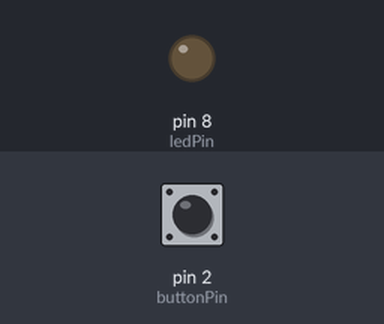
Simulated run of this sketch. Board: Arduino Uno, built with avr-gcc and run on an emulated ATmega328P. Shown: output pins drawn as LEDs (lit = HIGH). The test bench sets the inputs (shaded band); at power-on: pin 2 (buttonPin) LOW.

Above: at 1.2 s.
1.3 s: pin 2 (buttonPin) pulled HIGH for 3.2 s
At 2.9 s:
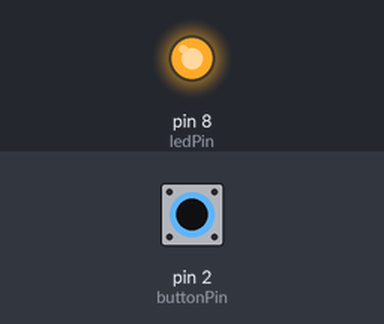
7.5 s: pin 2 (buttonPin) pulled HIGH for 0.15 s
At 10.1 s:
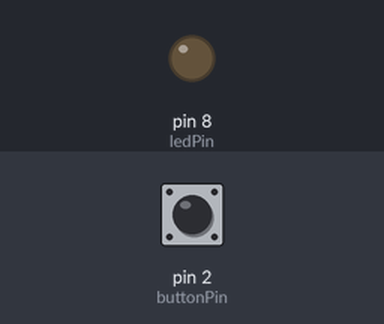
10.6 s: pin 2 (buttonPin) pulled HIGH for 1 s
At 12.3 s:
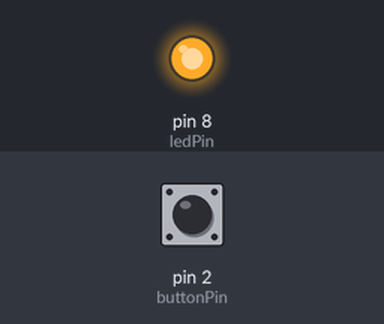
Timing chart, 0 to 14.5 s (numbered marks = the images above; inputs shaded):
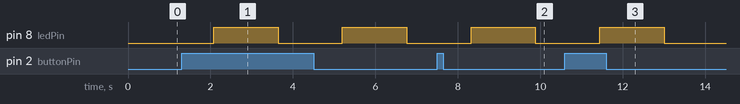

The sketch:

as.2.ino
```cpp
const int buttonPin = 2; // number of the pushbutton pin
const int ledPin = 8; // number of the led pin

int buttonState = 0; // variable for reading the pushbutton status

void setup() {
  pinMode(ledPin, OUTPUT);
  pinMode(buttonPin, INPUT);
}

void loop() {
  buttonState = digitalRead(buttonPin);

  if (buttonState == HIGH) {
    // led is turned
    for (int fadeValue = 0 ; fadeValue <= 255; fadeValue += 5) {
      // sets the value (range from 0 to 255):
      analogWrite(ledPin, fadeValue);
      // wait for 30 milliseconds to see the dimming effect
      delay(30);
    }
    for (int fadeValue = 255 ; fadeValue >= 0; fadeValue -= 5) {
      // sets the value (range from 0 to 255):
      analogWrite(ledPin, fadeValue);
      // wait for 30 milliseconds to see the dimming effect
      delay(30);
    }
  } else {
    //turn led off
    digitalWrite(ledPin, LOW);
  }
}
```

Measured:
- after the input at 1.3 s, pin 8 (ledPin): alternates HIGH for 1.6 s and LOW for 1.6 s, starting after 0.78 s
- after the input at 7.5 s, pin 8 (ledPin): LOW → HIGH after 0.82 s, → LOW 1.6 s later
- after the input at 10.6 s, pin 8 (ledPin): LOW → HIGH after 0.84 s, → LOW 1.6 s later
